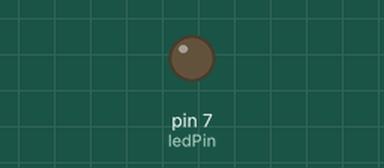
Recording of a sketch running on a simulated Arduino Uno, built with avr-gcc and run on an emulated ATmega328P. On the bench: output pins drawn as LEDs (lit = HIGH).

Above: at 0.3 s.
At 5.4 s:
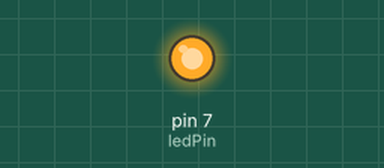
Timing chart, 0 to 8.8 s (numbered marks = the images above):
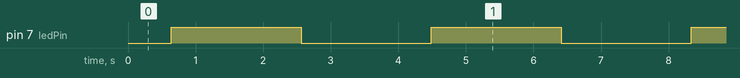

Measured:
- by itself, pin 7 (ledPin): alternates HIGH for 1.9 s and LOW for 1.9 s

The sketch:

Dimmingforloop.ino
```cpp
//Dimme et lys med en for loop, og dimme ned igjen

const int ledPin = 7;

void setup() {
  pinMode (ledPin, OUTPUT);
}

void loop() {
//for i in range(255):
for(int i = 0; i <= 255; i++){
  analogWrite(ledPin, i);
  delay(5);
  }
for(int i =255; i >=0; i--) {
  analogWrite (ledPin, i) ;
  delay(10);
  }
}
```
